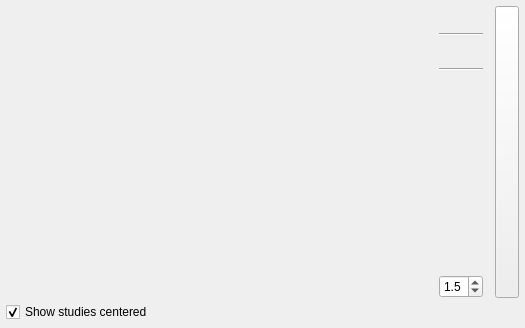
<?xml version="1.0" encoding="UTF-8"?>
<ui version="4.0">
 <class>qSlicerLongitudinalPETCTStudySelectionWidget</class>
 <widget class="QWidget" name="qSlicerLongitudinalPETCTStudySelectionWidget">
  <property name="geometry">
   <rect>
    <x>0</x>
    <y>0</y>
    <width>525</width>
    <height>328</height>
   </rect>
  </property>
  <property name="windowTitle">
   <string>Form</string>
  </property>
  <layout class="QVBoxLayout" name="verticalLayout_3">
   <property name="spacing">
    <number>4</number>
   </property>
   <property name="margin">
    <number>6</number>
   </property>
   <item>
    <layout class="QHBoxLayout" name="horizontalLayout">
     <property name="spacing">
      <number>12</number>
     </property>
     <property name="leftMargin">
      <number>0</number>
     </property>
     <property name="topMargin">
      <number>0</number>
     </property>
     <property name="rightMargin">
      <number>0</number>
     </property>
     <item>
      <widget class="qSlicerLongitudinalPETCTStudySelectionTableWidget" name="TableStudySelection" native="true">
       <property name="sizePolicy">
        <sizepolicy hsizetype="Expanding" vsizetype="Preferred">
         <horstretch>0</horstretch>
         <verstretch>0</verstretch>
        </sizepolicy>
       </property>
      </widget>
     </item>
     <item>
      <widget class="QWidget" name="WidgetButtonsPanel" native="true">
       <layout class="QVBoxLayout" name="verticalLayout">
        <property name="spacing">
         <number>5</number>
        </property>
        <property name="margin">
         <number>0</number>
        </property>
        <item>
         <widget class="QPushButton" name="ButtonVolumeRendering">
          <property name="toolTip">
           <string>Volume Rendering</string>
          </property>
          <property name="text">
           <string/>
          </property>
          <property name="icon">
           <iconset resource="../qSlicerLongitudinalPETCTModule.qrc">
            <normaloff>:/Icons/VolumeRendering.png</normaloff>:/Icons/VolumeRendering.png</iconset>
          </property>
          <property name="iconSize">
           <size>
            <width>19</width>
            <height>19</height>
           </size>
          </property>
          <property name="checkable">
           <bool>true</bool>
          </property>
          <property name="flat">
           <bool>true</bool>
          </property>
         </widget>
        </item>
        <item>
         <widget class="Line" name="line">
          <property name="orientation">
           <enum>Qt::Horizontal</enum>
          </property>
         </widget>
        </item>
        <item>
         <widget class="QPushButton" name="ButtonSpinView">
          <property name="toolTip">
           <string>Spin Volume Rendering View</string>
          </property>
          <property name="text">
           <string/>
          </property>
          <property name="icon">
           <iconset resource="../qSlicerLongitudinalPETCTModule.qrc">
            <normaloff>:/Icons/ViewSpin.png</normaloff>:/Icons/ViewSpin.png</iconset>
          </property>
          <property name="iconSize">
           <size>
            <width>18</width>
            <height>19</height>
           </size>
          </property>
          <property name="checkable">
           <bool>true</bool>
          </property>
          <property name="flat">
           <bool>true</bool>
          </property>
         </widget>
        </item>
        <item>
         <widget class="Line" name="line_2">
          <property name="orientation">
           <enum>Qt::Horizontal</enum>
          </property>
         </widget>
        </item>
        <item>
         <widget class="ctkDoubleSlider" name="SliderOpacityPow" native="true">
          <property name="sizePolicy">
           <sizepolicy hsizetype="Preferred" vsizetype="Expanding">
            <horstretch>0</horstretch>
            <verstretch>0</verstretch>
           </sizepolicy>
          </property>
          <property name="minimumSize">
           <size>
            <width>0</width>
            <height>35</height>
           </size>
          </property>
         </widget>
        </item>
        <item>
         <widget class="QDoubleSpinBox" name="SpinBoxOpacityPow">
          <property name="toolTip">
           <string>Modify the exponential function for the volume rendering opacity.</string>
          </property>
          <property name="decimals">
           <number>1</number>
          </property>
          <property name="minimum">
           <double>1.000000000000000</double>
          </property>
          <property name="maximum">
           <double>3.000000000000000</double>
          </property>
          <property name="singleStep">
           <double>0.100000000000000</double>
          </property>
          <property name="value">
           <double>1.500000000000000</double>
          </property>
         </widget>
        </item>
       </layout>
      </widget>
     </item>
     <item>
      <widget class="ctkExpandButton" name="ExpandButton">
       <property name="sizePolicy">
        <sizepolicy hsizetype="Preferred" vsizetype="Expanding">
         <horstretch>0</horstretch>
         <verstretch>0</verstretch>
        </sizepolicy>
       </property>
       <property name="minimumSize">
        <size>
         <width>0</width>
         <height>0</height>
        </size>
       </property>
       <property name="checkable">
        <bool>true</bool>
       </property>
       <property name="checked">
        <bool>false</bool>
       </property>
       <property name="mirrorOnExpand" stdset="0">
        <bool>true</bool>
       </property>
      </widget>
     </item>
    </layout>
   </item>
   <item>
    <widget class="QCheckBox" name="CheckBoxStudiesCentered">
     <property name="text">
      <string>Show studies centered</string>
     </property>
     <property name="checked">
      <bool>true</bool>
     </property>
    </widget>
   </item>
  </layout>
 </widget>
 <customwidgets>
  <customwidget>
   <class>ctkExpandButton</class>
   <extends>QToolButton</extends>
   <header>ctkExpandButton.h</header>
  </customwidget>
  <customwidget>
   <class>qSlicerLongitudinalPETCTStudySelectionTableWidget</class>
   <extends>QWidget</extends>
   <header>qSlicerLongitudinalPETCTStudySelectionTableWidget.h</header>
   <container>1</container>
  </customwidget>
  <customwidget>
   <class>ctkDoubleSlider</class>
   <extends>QWidget</extends>
   <header>ctkdoubleslider.h</header>
   <container>1</container>
  </customwidget>
 </customwidgets>
 <resources>
  <include location="../qSlicerLongitudinalPETCTModule.qrc"/>
 </resources>
 <connections>
  <connection>
   <sender>ExpandButton</sender>
   <signal>toggled(bool)</signal>
   <receiver>WidgetButtonsPanel</receiver>
   <slot>setVisible(bool)</slot>
   <hints>
    <hint type="sourcelabel">
     <x>511</x>
     <y>251</y>
    </hint>
    <hint type="destinationlabel">
     <x>454</x>
     <y>251</y>
    </hint>
   </hints>
  </connection>
 </connections>
</ui>
